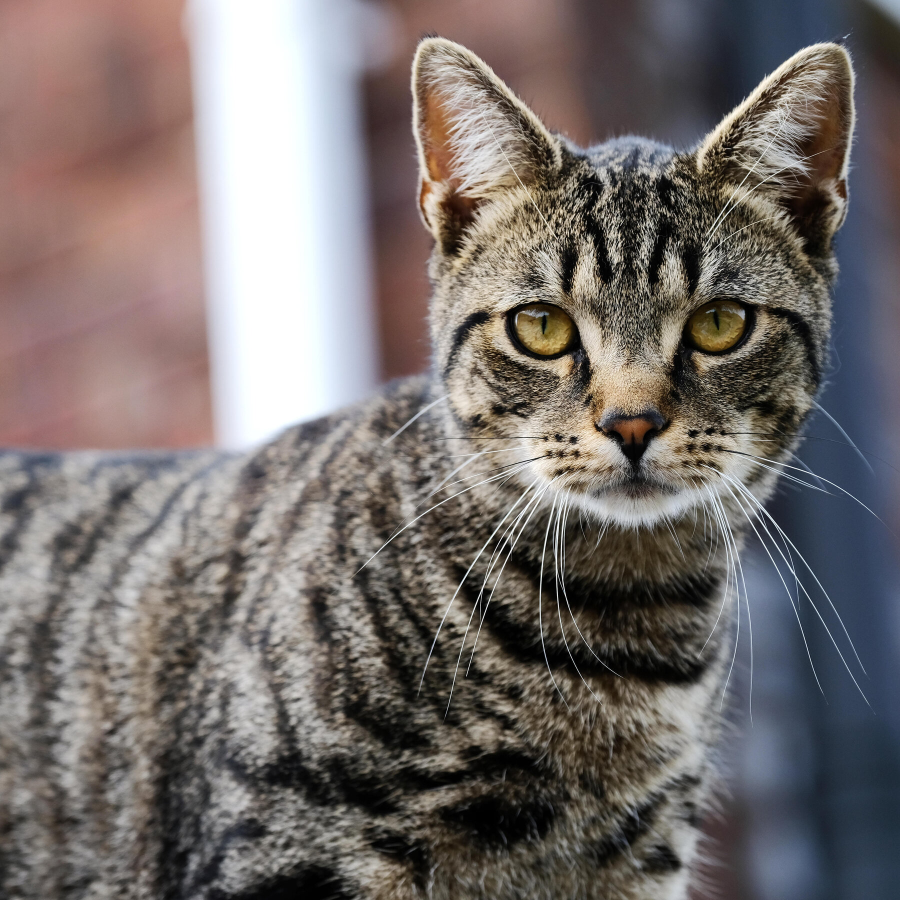
#> input picture images/cat.jpg, 1800 x 1800 px (shown at 1/2 size)
$ python histogram.py
#> lines starting #> are read from the running program, lines starting #| are printed output that depends on the picture; after the words box and inside, x2 and y2 are one past the last pixel; in counts of white or black regions, pixels touching at a corner belong together
import cv2 as cv
import matplotlib.pyplot as plt
import numpy as np


img = cv.imread('images/cat.jpg')
#> img is the input picture: shape (1800, 1800, 3); mean B, G, R 108.6, 110.7, 118.1
img = cv.resize(img,(500,500),interpolation=cv.INTER_CUBIC)
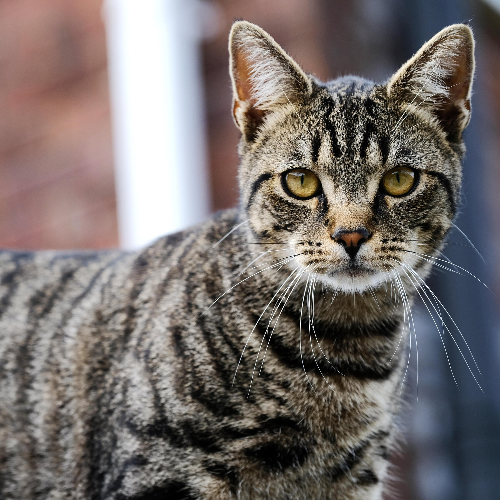
#> img: shape (500, 500, 3); mean B, G, R 108.6, 110.7, 118.1
cv.imshow("Cat",img)

blank = np.zeros(img.shape[:2],dtype='uint8')

gray = cv.cvtColor(img,cv.COLOR_BGR2GRAY)
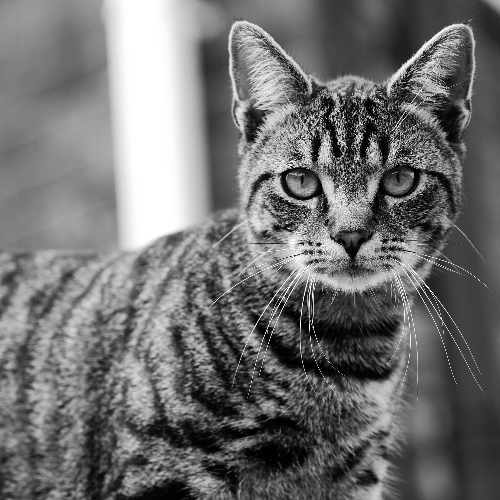
#> gray: shape (500, 500); min 0, max 255, mean 112.7
cv.imshow("Grayscale",gray)

#Grayscale histogram
gray_hist = cv.calcHist([gray],[0],None,[256],[0,256])
#> gray_hist = 256 values, max 6987 at index 255, min 181 at index 237, mean 976.6

# [9 lines of commented-out code are left out]
mask = cv.circle(blank,(img.shape[1]//2+100,img.shape[0]//2),100,255,-1)
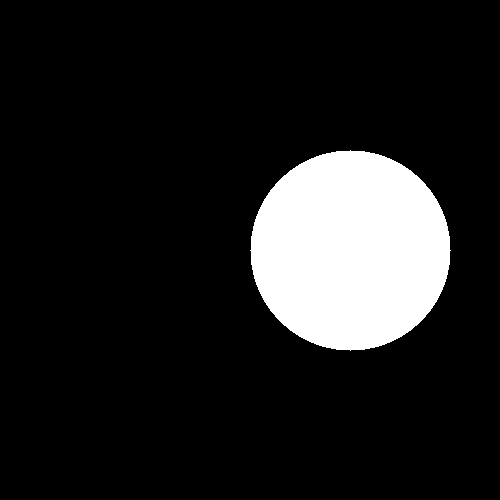
#> blank: shape (500, 500); 12.6% white; 1 white region, box (x1, y1, x2, y2) and area: (250, 150, 451, 351) 31417
masked = cv.bitwise_and(img,img,mask=mask)
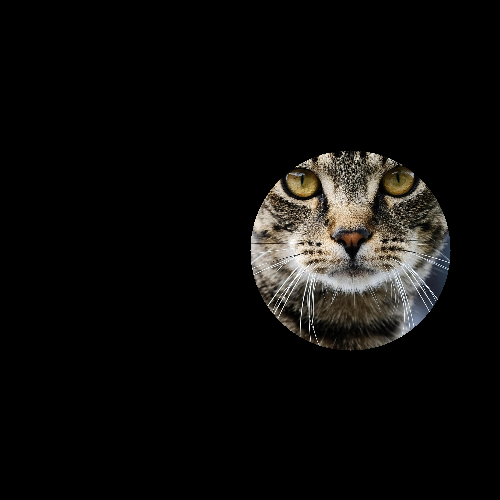
#> masked: shape (500, 500, 3); mean B, G, R 11.3, 12.7, 13.5
cv.imshow("Mask",masked)

plt.figure()
plt.title('Color Histogram')
plt.xlabel("Bins: interval of pixel intensity")
plt.ylabel('Nbr of pixels')
colors = ('b','g','r')
for i,col in enumerate(colors):
    hist = cv.calcHist([img],[i],mask,[256],[0,256])
    plt.plot(hist,color=col)
    plt.xlim([0,256])
plt.show()
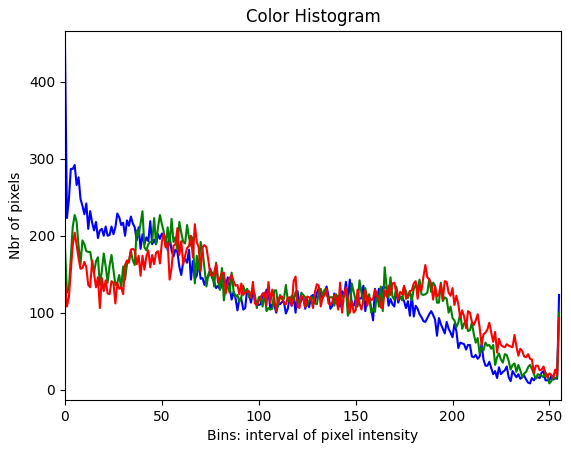
#> figure drawn by matplotlib, 1 panel; curve peaks at x = 0, y = 445; curve peaks at x = 40, y = 232; curve peaks at x = 67, y = 215

cv.waitKey(0)

$ run again, with images/park.jpg copied over images/cat.jpg
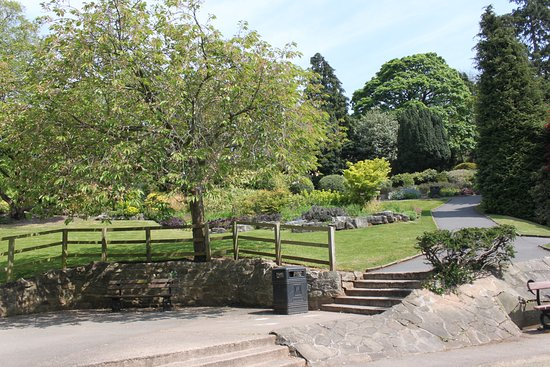
#> input picture images/park.jpg, 550 x 367 px
#> img is the input picture: shape (367, 550, 3); mean B, G, R 111.4, 134.7, 130.5
#> img: shape (500, 500, 3)
#> `gray = cv.cvtColor(img,cv.COLOR_BGR2GRAY)`:
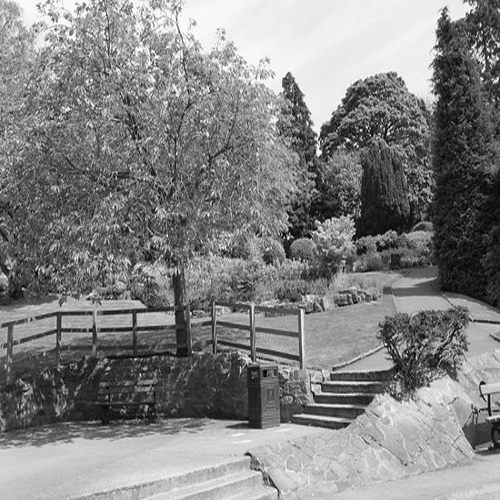
#> gray: shape (500, 500); min 0, max 255, mean 130.8
#> gray_hist = 256 values, max 2382 at index 237, min 7 at index 1, mean 976.6
#> blank: shape (500, 500); 12.6% white; 1 white region, box (x1, y1, x2, y2) and area: (250, 150, 451, 351) 31417
#> `plt.show()`:
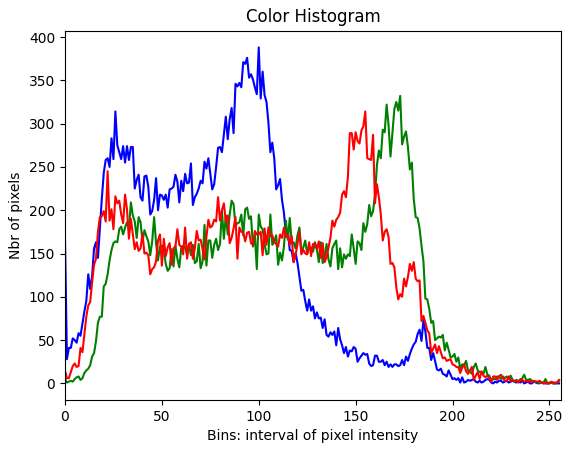
#> figure drawn by matplotlib, 1 panel; curve peaks at x = 100, y = 388; curve peaks at x = 173, y = 332; curve peaks at x = 155, y = 314

$ run again, with images/shatha.jpg copied over images/cat.jpg
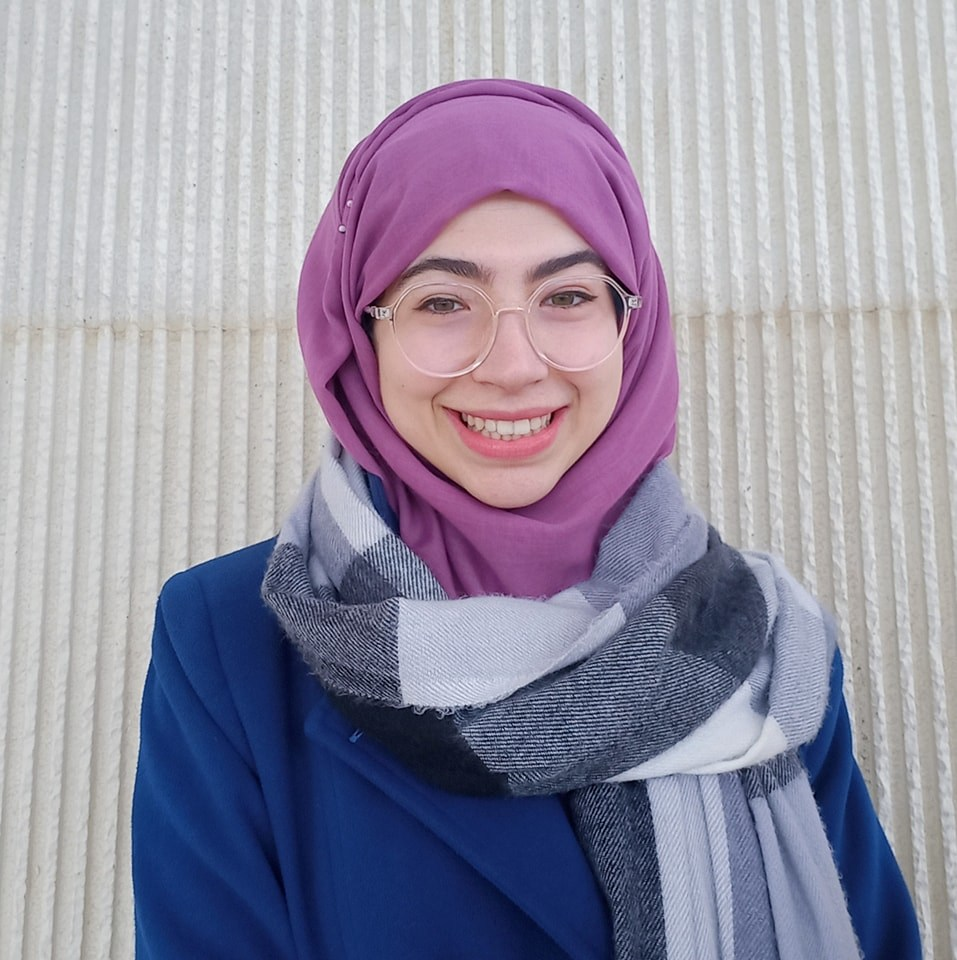
#> input picture images/shatha.jpg, 957 x 960 px
#> img is the input picture: shape (960, 957, 3); mean B, G, R 163.9, 146, 150.2
#> img: shape (500, 500, 3)
#> `gray = cv.cvtColor(img,cv.COLOR_BGR2GRAY)`:
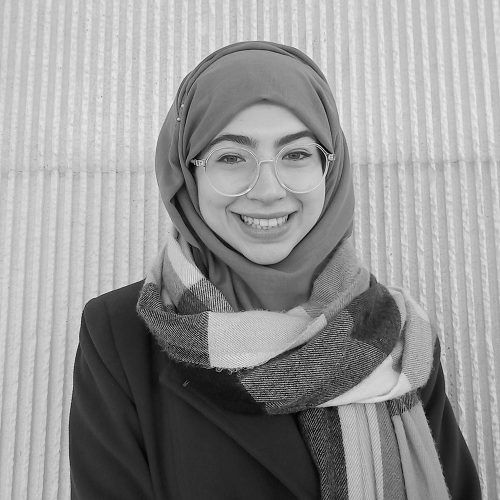
#> gray: shape (500, 500); min 1, max 245, mean 149.3
#> gray_hist = 256 values, max 5502 at index 194, min 0 at index 0, mean 976.6
#> blank: shape (500, 500); 12.6% white; 1 white region, box (x1, y1, x2, y2) and area: (250, 150, 451, 351) 31417
#> `plt.show()`:
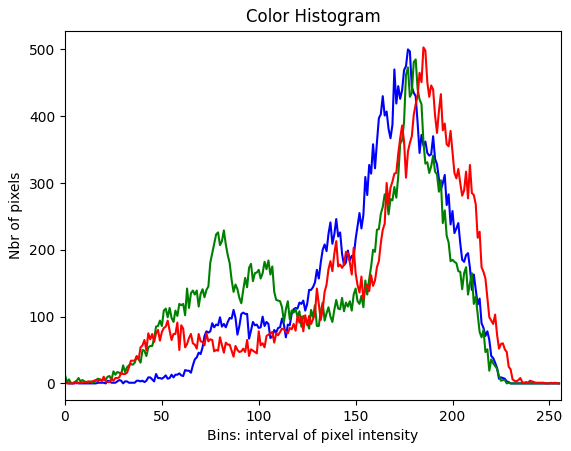
#> figure drawn by matplotlib, 1 panel; curve peaks at x = 177, y = 500; curve peaks at x = 181, y = 485; curve peaks at x = 185, y = 503

$ run again, with images/lady2.png saved as images/cat.jpg
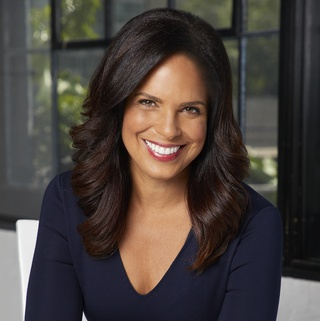
#> input picture images/lady2.png, 320 x 321 px
#> img is the input picture: shape (321, 320, 3); mean B, G, R 60.8, 64.9, 73.1
#> img: shape (500, 500, 3)
#> `gray = cv.cvtColor(img,cv.COLOR_BGR2GRAY)`:
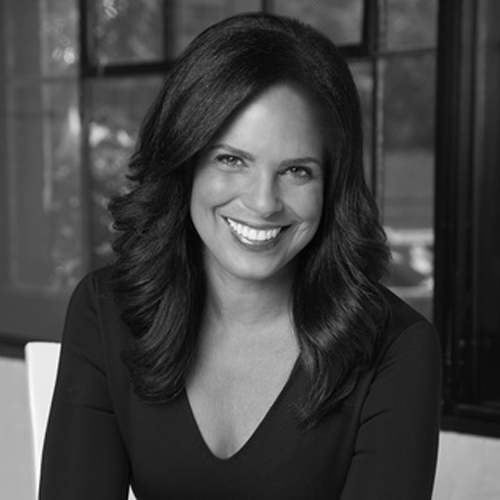
#> gray: shape (500, 500); min 0, max 255, mean 66.9
#> gray_hist = 256 values, max 6866 at index 36, min 1 at index 0, mean 976.6
#> blank: shape (500, 500); 12.6% white; 1 white region, box (x1, y1, x2, y2) and area: (250, 150, 451, 351) 31417
#> `plt.show()`:
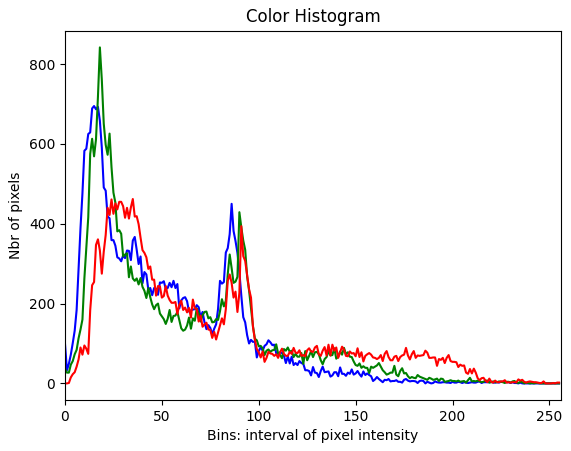
#> figure drawn by matplotlib, 1 panel; curve peaks at x = 15, y = 695; curve peaks at x = 18, y = 842; curve peaks at x = 35, y = 462
